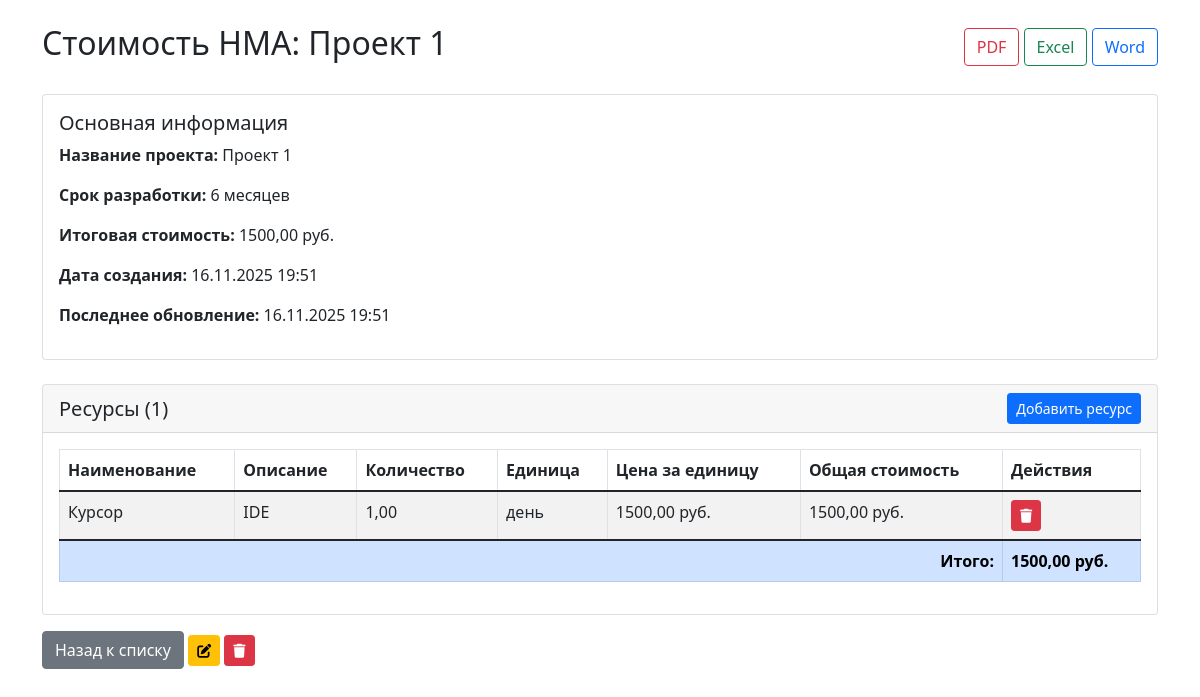
The app's page /nma/2/ (signed in) with its own data.
### nmacost/models.py (models this page shows, shortened)
class NMACost(models.Model):
    project_name = models.CharField(max_length=200, verbose_name="Название проекта", default="Неизвестный проект")
    development_period = models.CharField(max_length=100, verbose_name="Срок разработки")
    total_cost = models.DecimalField(max_digits=15, decimal_places=2, verbose_name="Итоговая стоимость", default=0)
    created_at = models.DateTimeField(auto_now_add=True)
    updated_at = models.DateTimeField(auto_now=True)
    class Meta:
        verbose_name = "Стоимость НМА"
        verbose_name_plural = "Стоимости НМА"

class ResourceItem(models.Model):
    nmacost = models.ForeignKey(NMACost, on_delete=models.CASCADE, related_name='resources')
    name = models.CharField(max_length=200, verbose_name="Наименование ресурса")
    description = models.TextField(verbose_name="Описание", blank=True)
    quantity = models.DecimalField(max_digits=10, decimal_places=2, verbose_name="Количество")
    unit = models.CharField(max_length=50, verbose_name="Единица измерения")
    unit_cost = models.DecimalField(max_digits=10, decimal_places=2, verbose_name="Стоимость за единицу")
    total_cost = models.DecimalField(max_digits=12, decimal_places=2, verbose_name="Общая стоимость")
    class Meta:
        verbose_name = "Ресурс"
        verbose_name_plural = "Ресурсы"

### nmacost/views.py (the view)
# urls.py: path('<int:nmacost_id>/', views.nmacost_detail, name='nmacost-detail'),
@login_required
def nmacost_detail(request, nmacost_id):
    nmacost = get_object_or_404(NMACost, id=nmacost_id)
    resources = nmacost.resources.all()
    return render(request, 'nmacost/nmacost_detail.html', {
        'nmacost': nmacost,
        'resources': resources,
        'has_pdf': HAS_PDF,
        'has_pandas': HAS_PANDAS,
        'has_docx': HAS_DOCX
    })

### nmacost/templates/nmacost/nmacost_detail.html (shortened to what this page needs)
{% extends 'base.html' %}
{% block content %}
<div class="container mt-4">
    <div class="d-flex justify-content-between align-items-center mb-4">
        <h2>Стоимость НМА: {{ nmacost.project_name }}</h2>
        <div>
            {% if has_pdf %}
                <a href="{% url 'nmacost:export-pdf' nmacost.id %}" class="btn btn-outline-danger">PDF</a>
            {% endif %}
            {% if has_pandas %}
                <a href="{% url 'nmacost:export-excel' nmacost.id %}" class="btn btn-outline-success">Excel</a>
            {% endif %}
            <a href="{% url 'nmacost:export-word' nmacost.id %}" class="btn btn-outline-primary">Word</a>
        </div>
    </div>
    <div class="card mb-4">
        <div class="card-body">
            <h5 class="card-title">Основная информация</h5>
            <p><strong>Название проекта:</strong> {{ nmacost.project_name }}</p>
            <p><strong>Срок разработки:</strong> {{ nmacost.development_period }}</p>
            <p><strong>Итоговая стоимость:</strong> {{ nmacost.total_cost }} руб.</p>
            <p><strong>Дата создания:</strong> {{ nmacost.created_at|date:"d.m.Y H:i" }}</p>
            <p><strong>Последнее обновление:</strong> {{ nmacost.updated_at|date:"d.m.Y H:i" }}</p>
        </div>
    </div>
    <div class="card">
        <div class="card-header d-flex justify-content-between align-items-center">
            <h5 class="mb-0">Ресурсы ({{ resources.count }})</h5>
            <a href="{% url 'nmacost:resource-add' nmacost.id %}" class="btn btn-sm btn-primary">Добавить ресурс</a>
        </div>
        <div class="card-body">
            <div class="table-responsive">
                <table class="table table-striped table-bordered w-100">
                    <thead>
                        <tr>
                            <th>Наименование</th>
                            <th>Описание</th>
                            <th>Количество</th>
                            <th>Единица</th>
                            <th>Цена за единицу</th>
                            <th>Общая стоимость</th>
                            <th>Действия</th>
                        </tr>
                    </thead>
                    <tbody>
                        {% for resource in resources %}
                        <tr>
                            <td>{{ resource.name }}</td>
                            <td>{{ resource.description }}</td>
                            <td>{{ resource.quantity }}</td>
                            <td>{{ resource.unit }}</td>
                            <td>{{ resource.unit_cost }} руб.</td>
                            <td>{{ resource.total_cost }} руб.</td>
                            <td>
                                <form method="post" action="{% url 'nmacost:resource-delete' nmacost.id resource.id %}" style="display:inline;">
                                    <button type="submit" class="btn btn-sm btn-danger" onclick="return confirm('Вы уверены, что хотите удалить этот ресурс?')">
                                        <i class="fas fa-trash"></i>
                                    </button>
                                </form>
                            </td>
                        </tr>
                        {% empty %}
                        <tr>
                            <td colspan="7" class="text-center">Нет добавленных ресурсов</td>
                        </tr>
                        {% endfor %}
                    </tbody>
                    <tfoot>
                        <tr class="table-primary">
                            <td colspan="6" class="text-end"><strong>Итого:</strong></td>
                            <td><strong>{{ nmacost.total_cost }} руб.</strong></td>
                        </tr>
                    </tfoot>
                </table>
            </div>
        </div>
    </div>
    <div class="mt-3">
        <a href="{% url 'nmacost:nmacost-list' %}" class="btn btn-secondary">Назад к списку</a>
        <a href="{% url 'nmacost:nmacost-edit' nmacost.id %}" class="btn btn-sm btn-warning">
            <i class="fas fa-edit"></i>
        </a>
        <form method="post" action="{% url 'nmacost:nmacost-delete' nmacost.id %}" style="display:inline;">
            <button type="submit" class="btn btn-sm btn-danger" onclick="return confirm('Вы уверены, что хотите удалить эту стоимость НМА?')">
                <i class="fas fa-trash"></i>
            </button>
        </form>
    </div>
</div>
{% endblock %}

### records on screen
NMACost: project_name "Проект 1", development_period "6 месяцев", total_cost "1500,00", created_at "16.11.2025 19:51", updated_at "16.11.2025 19:51", count "1"
ResourceItem: name "Курсор", description "IDE", quantity "1,00", unit "день", unit_cost "1500,00", total_cost "1500,00"
